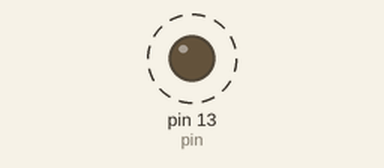
Simulated run of this sketch. Board: Arduino Uno, built with avr-gcc and run on an emulated ATmega328P. Shown: output pins drawn as LEDs (lit = HIGH). Dashed ring = blinking.

Above: at 0.15 s.
Timing chart, 0 to 3.0 s (numbered marks = the images above):
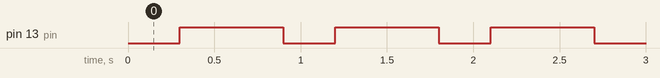

The sketch:

ex_02_led_pwm.ino
```cpp
//объявление переменной pin, и запись значения номера пина,
//работающего на выход
int pin = 13;
void setup()
{
  //настройка пин на режим выхода
  pinMode ( pin, OUTPUT );
}
void loop()
{
  //выдача неполного напряжения на светодиод (ШИМ сигнал)
  //85/255 = 1/3 * 5В = 1.66 В
  analogWrite ( pin, 85 );
  //задержка микроконтроллера в этом состоянии на 300 мс
  delay ( 300 );
  //170/255 = 2/3 * 5В = 3.33
  analogWrite ( pin, 170 );
  //задержка микроконтроллера в этом состоянии на 300 мс
  delay ( 300 );
  //5В - полное напряжение
  analogWrite ( pin, 255 );
  //задержка микроконтроллера в этом состоянии на 300 мс
  delay ( 300 );
}
```

Measured:
- by itself, pin 13 (pin): alternates HIGH for 0.60 s and LOW for 0.30 s
